Frame 1 (no input): blank canvas, image omitted
Frame 60 (the mouse pressed at the canvas centre just before this capture): blank canvas, image omitted
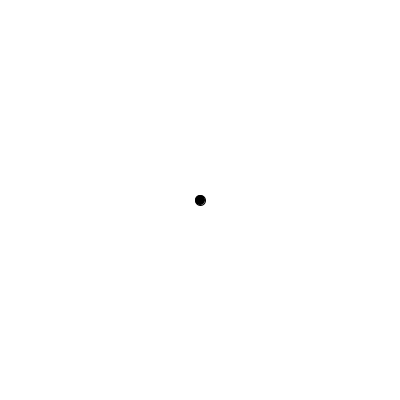
Frame 120 (the mouse held since frame 60 and released just before this capture)

The Processing sketch whose frames 1 and 60 were blank and that drew this single picture after the mouse press (run headless with seeded random() and noise(); from frame 60 on, the mouse is pressed at the canvas centre):

// Processing sketch: Aufgabe_6_5_b
// ── Aufgabe_6_5_b.pde
ArrayList<PVector> points;

void setup() {
  size(400, 400);
  points = new ArrayList<PVector>();
}

void draw() {
  background(255);
  stroke(0);
  fill(0);
  
  for (int i = 0; i < points.size(); i++) {
    PVector point = points.get(i);
    ellipse(point.x, point.y, 10, 10);
    if (i > 0) {
      PVector prevPoint = points.get(i - 1);
      line(prevPoint.x, prevPoint.y, point.x, point.y);
    }
  }
}

void keyPressed() {
  if (key == BACKSPACE && points.size() > 0) {
    points.remove(points.size() - 1);
  } else if (keyCode == UP) {
    for (PVector point : points) {
      point.y -= 1;
    }
  } else if (keyCode == DOWN) {
    for (PVector point : points) {
      point.y += 1;
    }
  } else if (keyCode == LEFT) {
    for (PVector point : points) {
      point.x -= 1;
    }
  } else if (keyCode == RIGHT) {
    for (PVector point : points) {
      point.x += 1;
    }
  }
}

void mousePressed() {
    //if collsion with existing point, remove it
    for (int i = 0; i < points.size(); i++) {
      PVector point = points.get(i);
      if (dist(mouseX, mouseY, point.x, point.y) < 10) {
        points.remove(i);
        return;
      }
    }
    //otherwise, create a new point
    points.add(new PVector(mouseX, mouseY));
}
